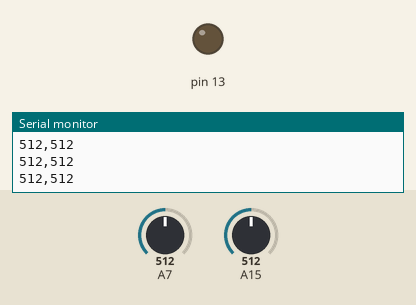
This sketch was run on a simulated Arduino Mega 2560, built with avr-gcc and run on an emulated ATmega2560. Parts: output pins drawn as LEDs (lit = HIGH), the last lines printed to the serial monitor. The inputs (shaded band) are chosen by the test bench; at power-on: A7 = 512, A15 = 512.

Above: at 1.2 s.
1.3 s: A7 set to 523
At 2.3 s:
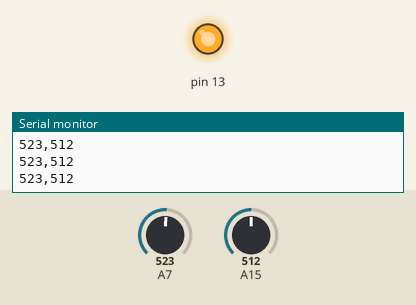
2.8 s: A15 set to 539
At 3.4 s:
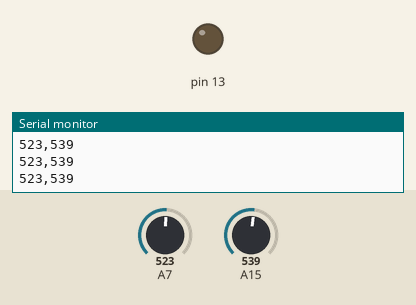
4.3 s: A15 set to 511
At 4.8 s:
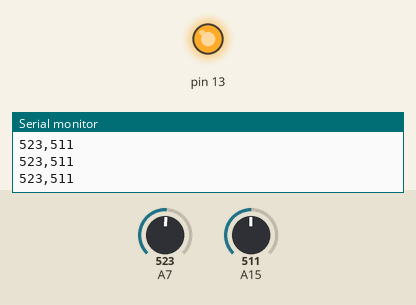
5.8 s: A15 set to 716
At 7.1 s:
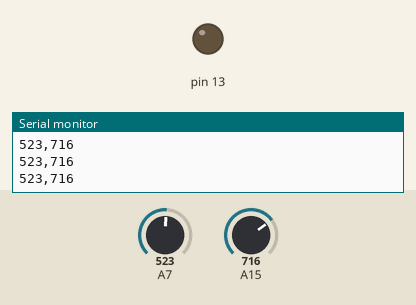
Timing chart, 0 to 8.3 s (numbered marks = the images above; inputs shaded):
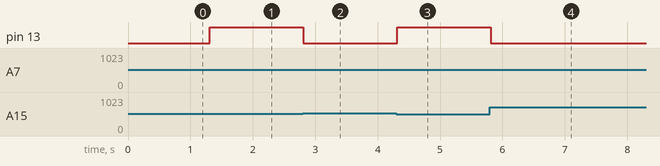

Measured:
- the behaviour switches between 512 and 513 on A7 (found by bisection; images 0 and 1)
- the behaviour switches between 523 and 524 on A15 (found by bisection; images 1 and 2)
- after the input at 1.3 s, pin 13: LOW → HIGH at once
- after the input at 2.8 s, pin 13: HIGH → LOW at once
- after the input at 4.3 s, pin 13: LOW → HIGH at once
- after the input at 5.8 s, pin 13: HIGH → LOW at once

The sketch:

test_ain_thresh.ino
```cpp
// This is a barebones script if you really need to debug the hardware
void setup() {
  Serial.begin(9600);
  pinMode(23,INPUT);
  pinMode(15,INPUT);
  pinMode(13,OUTPUT);
}

void loop() {
  // put your main code here, to run repeatedly:
  delayMicroseconds(2000);
  int ain = analogRead(23);
  int thresh = analogRead(15);
  Serial.print(ain);
  Serial.print(",");
  Serial.println(thresh);

  if (ain>thresh){
    digitalWrite(13,HIGH);
  }
  if (ain<thresh){
    digitalWrite(13,LOW);
  }
}
```
